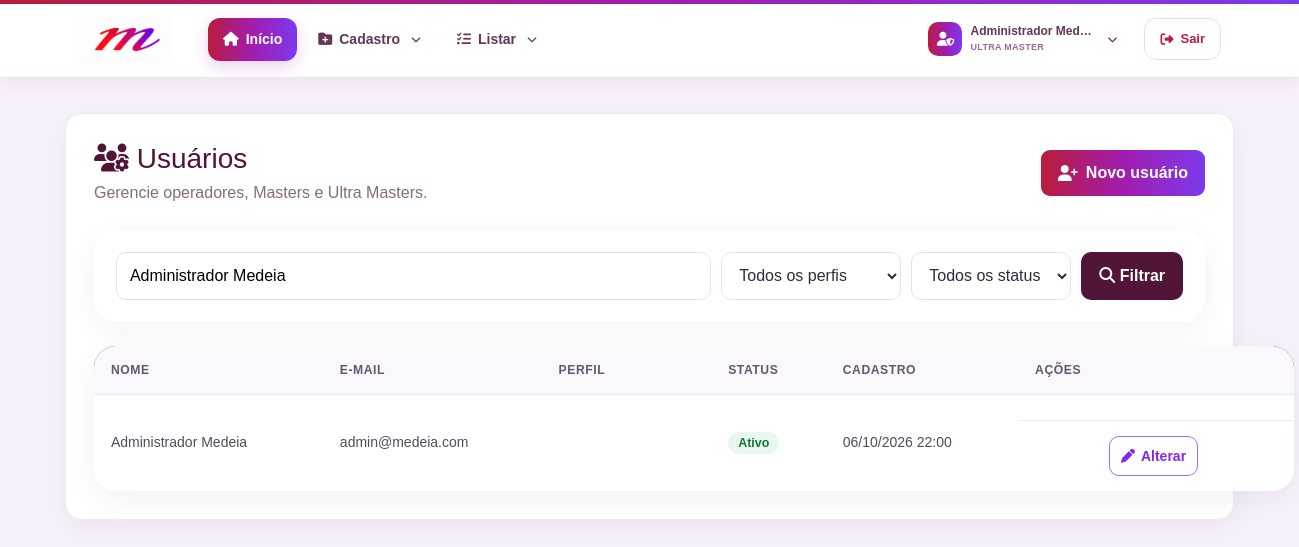
/painel/lista_operadores.php?busca=Administrador Medeia (signed in), run on the app's committed database.
### tables this page shows
CREATE TABLE `operadores` (
  `id` int(10) unsigned NOT NULL AUTO_INCREMENT,
  `nome_operador` varchar(150) NOT NULL,
  `email_operador` varchar(190) NOT NULL,
  `senha_operador` varchar(255) NOT NULL,
  `perfil` enum('operador','master','ultra_master') NOT NULL DEFAULT 'operador',
  `status` enum('Ativo','Inativo') NOT NULL DEFAULT 'Ativo',
  `data_cadastro` datetime NOT NULL DEFAULT current_timestamp(),
  PRIMARY KEY (`id`),
  UNIQUE KEY `uq_operadores_email` (`email_operador`),
  KEY `idx_operadores_perfil` (`perfil`),
  KEY `idx_operadores_status` (`status`),
  KEY `idx_operadores_cadastro` (`data_cadastro`)
);

### painel/config/seguranca.php (called while the page is built, shortened)
<?php
if (!function_exists('corrigir_codificacao_painel')) {
    function corrigir_codificacao_painel($valor): string
    {
        $valor = (string)($valor ?? '');
        for ($i = 0; $i < 2; $i++) {
            if (!preg_match('/(?:Ã[-¿]|Â[-¿]|â€)/u', $valor)) {
                break;
            }
            $corrigido = @iconv('UTF-8', 'ISO-8859-1//IGNORE', $valor);
            $valor = $corrigido;
        }
        return $valor;
    }
}
if (!function_exists('h')) {
    function h($v): string
    {
        return htmlspecialchars(corrigir_codificacao_painel($v), ENT_QUOTES | ENT_SUBSTITUTE, 'UTF-8');
    }
}

### painel/controle_acesso.php (called while the page is built, shortened)
<?php
require_once __DIR__ . '/config/seguranca.php';
function perfil_usuario(): string { return (string)($_SESSION['usuario_perfil'] ?? ''); }
function pode_gerenciar_usuario(array $usuario): bool {
    $alvo = (string)($usuario['perfil'] ?? '');
    $atual = perfil_usuario();
    if ($atual === 'ultra_master') return true;
    return $atual === 'master' && $alvo === 'operador';
}

### painel/lista_operadores.php (the view, shortened to what this page needs)
<?php
require_once __DIR__ . '/conexao.php';
mysqli_set_charset($conexao, 'utf8mb4');
require_once __DIR__ . '/controle_acesso.php';
$busca = trim($_GET['busca'] ?? '');
$status = $_GET['status'] ?? '';
$where = [];
$params = [];
$types = '';
if ($busca !== '') {
    $where[] = '(nome_operador LIKE ? OR email_operador LIKE ?)';
    $like = '%' . $busca . '%';
    $params[] = $like; $params[] = $like; $types .= 'ss';
}
$sql = 'SELECT id,nome_operador,email_operador,perfil,status,data_cadastro FROM operadores';
if ($where) $sql .= ' WHERE ' . implode(' AND ', $where);
$sql .= ' ORDER BY CASE perfil WHEN "ultra_master" THEN 1 WHEN "master" THEN 2 ELSE 3 END, nome_operador';
$stmt = mysqli_prepare($conexao, $sql);
if ($params) mysqli_stmt_bind_param($stmt, $types, ...$params);
mysqli_stmt_execute($stmt);
$result = mysqli_stmt_get_result($stmt);
?>
<!DOCTYPE html>
<html lang="pt-BR">
<head>
    <?php include 'includes_painel/head.php'; ?>
</head>
<body>
<?php include 'includes_painel/header.php'; ?>
<main class="usuarios-page"><div class="usuarios-box">
    <div class="usuarios-top">
        <div><h1><i class="fas fa-users-gear"></i> Usuários</h1><p>Gerencie operadores, Masters e Ultra Masters.</p></div>
        <a class="btn-grad" href="form_operador.php"><i class="fas fa-user-plus"></i> Novo usuário</a>
    </div>
    <form class="filtros" method="get">
        <input name="busca" value="<?= h($busca) ?>" placeholder="Nome ou e-mail">
        <select name="perfil"><option value="">Todos os perfis</option></select>
        <select name="status"><option value="">Todos os status</option><option value="Ativo" <?= $status==='Ativo'?'selected':'' ?>>Ativo</option><option value="Inativo" <?= $status==='Inativo'?'selected':'' ?>>Inativo</option></select>
        <button><i class="fas fa-search"></i> Filtrar</button>
    </form>
    <table class="tabela"><thead><tr><th>Nome</th><th>E-mail</th><th>Perfil</th><th>Status</th><th>Cadastro</th><th>Ações</th></tr></thead><tbody>
    <?php while ($u = mysqli_fetch_assoc($result)): ?>
        <tr>
            <td><?= h($u['nome_operador']) ?></td>
            <td><?= h($u['email_operador']) ?></td>
            <td><span class="badge <?= $u['perfil'] ?>"><?= $u['perfil']==='ultra_master'?'Ultra Master':ucfirst($u['perfil']) ?></span></td>
            <td><span class="badge <?= strtolower($u['status']) ?>"><?= h($u['status']) ?></span></td>
            <td><?= date('d/m/Y H:i', strtotime($u['data_cadastro'])) ?></td>
            <td class="acoes">
                <?php if (pode_gerenciar_usuario($u)): ?>
                    <a class="acao editar" href="editar_operador.php?id=<?= (int)$u['id'] ?>"><i class="fas fa-pen"></i> Alterar</a>
                <?php else: ?><span class="sem-permissao-inline">Sem permissão</span><?php endif; ?>
            </td>
        </tr>
    <?php endwhile; ?>
    </tbody></table>
</div></main>
</body>
</html>

### data on the page
operadores: nome_operador "Administrador Medeia", email_operador "admin@medeia.com", status "Ativo", data_cadastro "06/10/2026 22:00"

### other printed values
nome_usuario() "Administrador Medeia"
str_replace('_', ' ', perfil_usuario()) "ULTRA MASTER"
